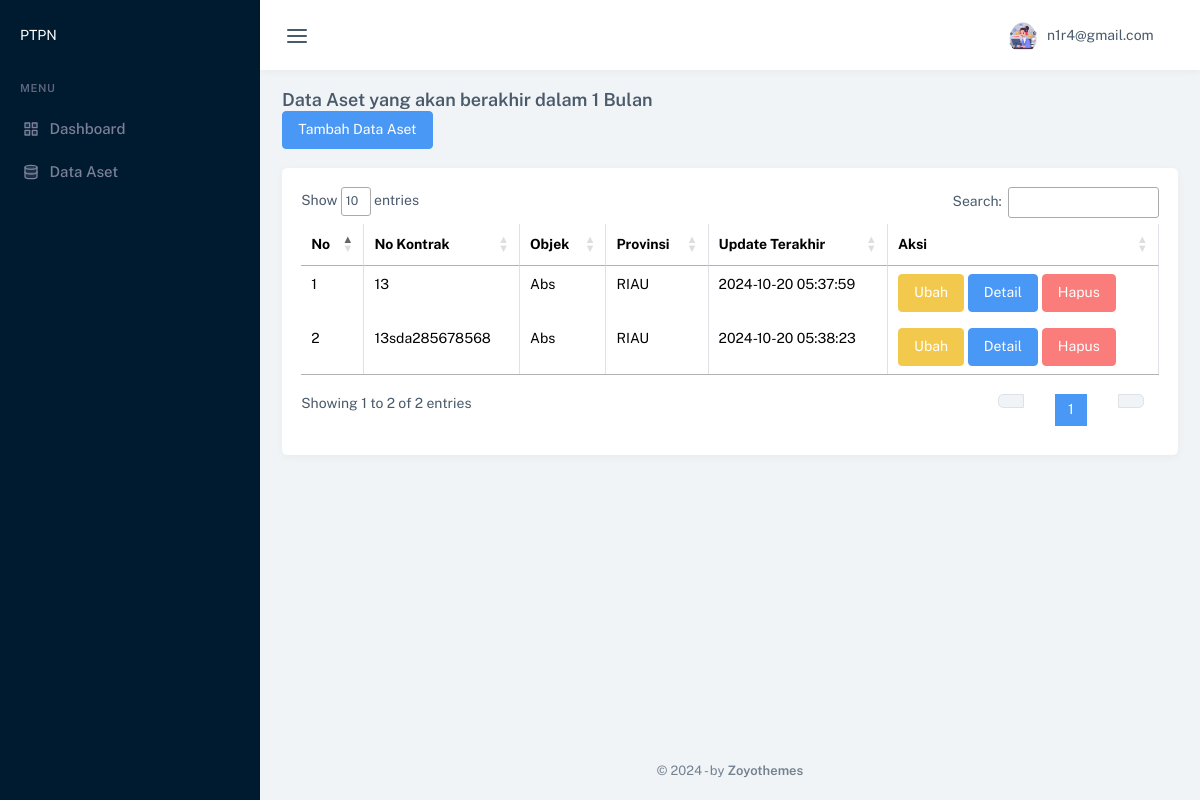
Page /views/data_aset_alert.php (signed in) on the committed database.
### tables this page shows
CREATE TABLE `data_aset` (
  `no` int(11) NOT NULL,
  `no_kontrak` varchar(255) NOT NULL,
  `objek_kerjasama` varchar(255) NOT NULL,
  `provinsi` varchar(255) NOT NULL,
  `kabupaten` varchar(255) NOT NULL,
  `kecamatan` varchar(255) NOT NULL,
  `jalan` varchar(255) NOT NULL,
  `skema_kerjasama` varchar(255) NOT NULL,
  `mitra` varchar(255) NOT NULL,
  `bidang_usaha` varchar(255) NOT NULL,
  `luas_objek` varchar(255) NOT NULL,
  `nilai_kontrak` varchar(255) NOT NULL,
  `tgl_mulai` date DEFAULT NULL,
  `tgl_berakhir` date NOT NULL,
  `no_nik` varchar(255) DEFAULT NULL,
  `no_kk` varchar(255) NOT NULL,
  `no_npwp` varchar(255) NOT NULL,
  `tgl_bayar` varchar(255) NOT NULL,
  `berkas_shp` varchar(255) DEFAULT NULL,
  `berkas_pks` varchar(255) DEFAULT NULL,
  `file_kmz` varchar(255) DEFAULT NULL,
  `latitude` varchar(255) DEFAULT NULL,
  `longitude` varchar(255) DEFAULT NULL,
  `foto_npwp` varchar(255) NOT NULL,
  `foto_ktp` varchar(255) NOT NULL,
  `created_at` datetime DEFAULT NULL,
  `updated_at` timestamp NOT NULL DEFAULT current_timestamp(),
  `deleted_at` datetime DEFAULT NULL
);

CREATE TABLE `provinsi` (
  `id` int(11) NOT NULL,
  `nama_provinsi` varchar(255) NOT NULL
);

### views/data_aset_alert.php (the view, shortened to what this page needs)
<?php
include '../config/database.php';
ini_set('display_errors', 1); ?>
<!DOCTYPE html>
<html lang="en">
<head>
    <link href="../assets/css/app.min.css" rel="stylesheet" type="text/css" id="app-style" />
    <link href="../assets/css/icons.min.css" rel="stylesheet" type="text/css" />
    <link rel="stylesheet" type="text/css" href="https://cdn.datatables.net/1.11.5/css/jquery.dataTables.css">
    <link rel="stylesheet" type="text/css" href="https://cdn.datatables.net/1.11.5/css/dataTables.bootstrap4.min.css">
</head>
<body data-menu-color="dark" data-sidebar="default">
    <div id="app-layout">
        <?php include 'partials/topbar.php' ?>
        <?php include 'partials/sidebar.php' ?>
        <div class="content-page">
            <div class="content">
                <div class="container-xxl">
                    <div class="py-3 d-flex align-items-sm-center flex-sm-row flex-column">
                        <div class="flex-grow-1">
                            <h4 class="fs-18 fw-semibold m-0">Data Aset yang akan berakhir dalam 1 Bulan</h4>
                            <a href="tambah_aset.php" class="btn btn-primary">
                                Tambah Data Aset
                            </a>
                        </div>
                    </div>
                    <div class="row">
                        <div class="col-md-12 col-xl-12">
                            <div class="card">
                                <div class="card-body">
                                    <div class="row">
                                        <div class="table-responsive">
                                            <table id="areaTable" class="table table-hover table-bordered mb-0">
                                                <thead>
                                                    <tr>
                                                        <th>No</th>
                                                        <th>No Kontrak</th>
                                                        <th>Objek</th>
                                                        <th>Provinsi</th>
                                                        <th>Update Terakhir</th>
                                                        <th>Aksi</th>
                                                    </tr>
                                                </thead>
                                                <tbody>
                                                    <?php
                                            $no = 1;
                                            $get_data = mysqli_query($conn, "
                                            SELECT *
                                            FROM data_aset
                                            JOIN PROVINSI ON data_aset.provinsi = provinsi.id
                                            WHERE tgl_berakhir <= CURDATE() + INTERVAL 14 DAY AND deleted_at IS NULL
                                        ");
                                            while($display = mysqli_fetch_array($get_data)) {
                                                $id = $display['no'];
                                                $no_kontrak = $display['no_kontrak'];
                                                $objek = $display['objek_kerjasama'];
                                                $provinsi = $display['nama_provinsi'];
                                                $updated_at = $display['updated_at'];
                                            ?>
                                                    <tr>
                                                        <td><?php echo $no; ?></td>
                                                        <td><?php echo $no_kontrak; ?></td>
                                                        <td><?php echo $objek; ?></td>
                                                        <td><?php echo $provinsi; ?></td>
                                                        <td><?php echo $updated_at; ?></td>
                                                        <td>
                                                            <div class="action-buttons">
                                                                <a href='edit_aset.php?id=<?php echo $id; ?>'
                                                                    class="btn btn-warning btn-user">Ubah</a>
                                                                <a href='detail_aset.php?id=<?php echo $id; ?>'
                                                                    class="btn btn-primary btn-user">Detail</a>
                                                                <button class="btn btn-danger btn-user delete-btn"
                                                                    data-id="<?= $id; ?>">Hapus</button>
                                                            </div>
                                                        </td>
                                                    </tr>
                                                    <?php
                                            $no++;
                                                }
                                            ?>
                                                </tbody>
                                            </table>
                                        </div>
                                    </div>
                                </div>
                            </div>
                        </div>
                    </div>
                </div>
            </div>
            <?php include 'partials/footer.php' ?>
        </div>
    </div>
</body>
</html>

### rows in the picture
data_aset: no_kontrak "13", objek_kerjasama "Abs", provinsi.nama_provinsi "RIAU", updated_at "2024-10-20 05:37:59"
data_aset: no_kontrak "13sda285678568", objek_kerjasama "Abs", provinsi.nama_provinsi "RIAU", updated_at "2024-10-20 05:38:23"

### other values in the picture
$_SESSION['username'] "n1r4@gmail.com"
